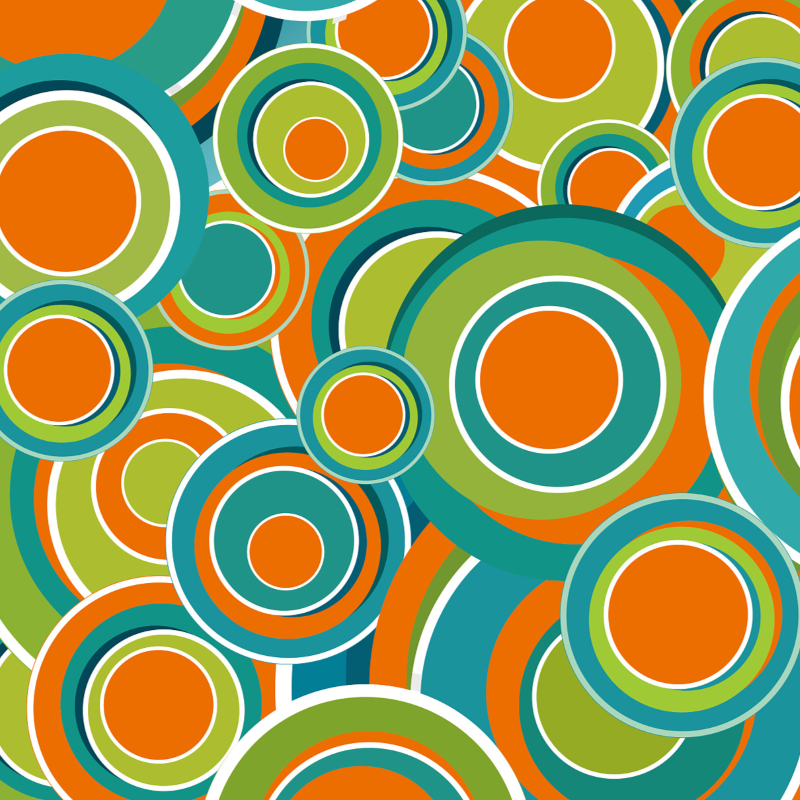
#> input picture 176-李岩杰/06_Kmeans算法/colorcircle.png, 800 x 800 px
$ python bd_Kmeans.py
#> lines starting #> are read from the running program, lines starting #| are printed output that depends on the picture
# coding: utf-8
import cv2
import numpy as np
import matplotlib.pyplot as plt

#读取原始图像
img = cv2.imread('colorcircle.png')
#> img is the input picture: shape (800, 800, 3); mean B, G, R 88.9, 155, 145.7
print (img.shape)
#| (800, 800, 3)

#图像二维像素转换为一维
data = img.reshape((-1,3))
data = np.float32(data)

#停止条件 (type,max_iter,epsilon)
criteria = (cv2.TERM_CRITERIA_EPS +
            cv2.TERM_CRITERIA_MAX_ITER, 10, 1.0)

#设置标签
flags = cv2.KMEANS_RANDOM_CENTERS

#K-Means聚类 聚集成2类
compactness, labels2, centers2 = cv2.kmeans(data, 2, None, criteria, 10, flags)
#> compactness = 5.2e+09; centers2 = [[62.13, 161.1, 206.5], [141.2, 144, 28.38]]

#K-Means聚类 聚集成4类
compactness, labels4, centers4 = cv2.kmeans(data, 4, None, criteria, 10, flags)
#> compactness = 553764196.7; centers4 = [[53.58, 182.4, 155.3], [141, 143.5, 27.1], [1.66, 110.2, 235.8], [233.8, 242.1, 234.5]]

#K-Means聚类 聚集成8类
compactness, labels6, centers6 = cv2.kmeans(data, 6, None, criteria, 10, flags)
#> compactness = 270851909.9; centers6 = [[52.28, 182.3, 154.6], [96.51, 88.65, 8.69], [145.4, 149, 28.02], [1.67, 110.2, 235.8], [179.6, 207.4, 176.6], [248.3, 251.2, 250.9]]

#K-Means聚类 聚集成16类
compactness, labels7, centers7 = cv2.kmeans(data, 7, None, criteria, 10, flags)
#> compactness = 216759116; centers7 = [[248.3, 251.2, 250.9], [96.59, 88.57, 8.38], [181.1, 207.9, 175.7], [53.29, 191.5, 168.9], [1.55, 110.2, 235.8], [51.82, 170.7, 137.6], [145.4, 149, 27.9]]

#K-Means聚类 聚集成64类
compactness, labels8, centers8 = cv2.kmeans(data, 8, None, criteria, 10, flags)
#> compactness = 190160129.6; centers8 = [[149.5, 204.4, 224.1], [96.59, 88.57, 8.38], [145.3, 148.9, 27.68], [51.81, 170.7, 137.6], [189.2, 205.9, 157.4], [1.56, 110.2, 235.8], [52.5, 191.8, 167.9], [248.9, 251.4, 250.9]]

#图像转换回uint8二维类型
centers2 = np.uint8(centers2)
#> centers2 = [[62, 161, 206], [141, 144, 28]]
res = centers2[labels2.flatten()]
dst2 = res.reshape((img.shape))
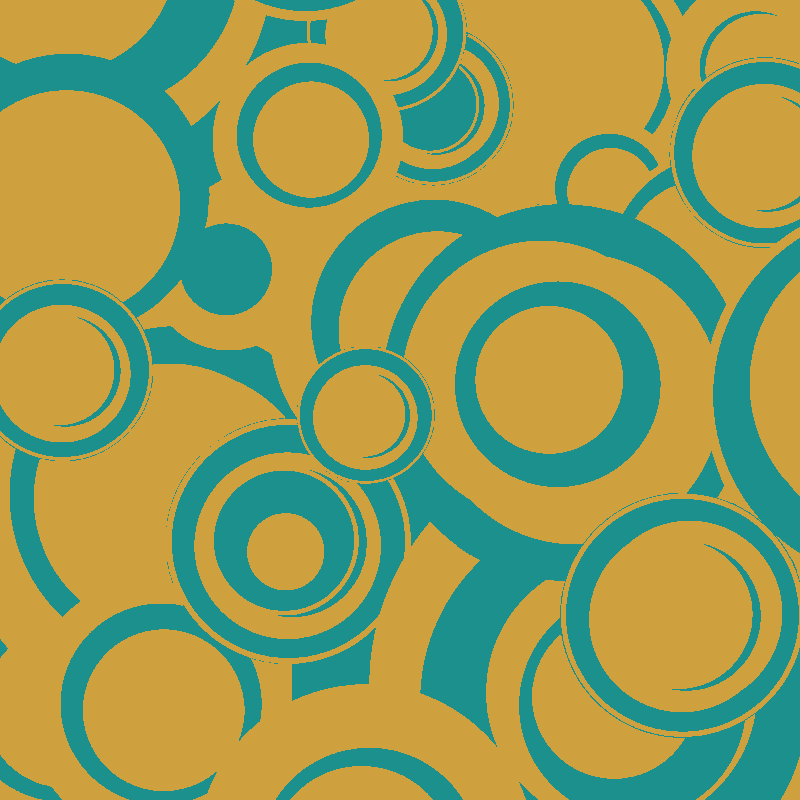
#> dst2: shape (800, 800, 3); mean B, G, R 88.8, 155.2, 145.6

centers4 = np.uint8(centers4)
#> centers4 = [[53, 182, 155], [141, 143, 27], [1, 110, 235], [233, 242, 234]]
res = centers4[labels4.flatten()]
dst4 = res.reshape((img.shape))
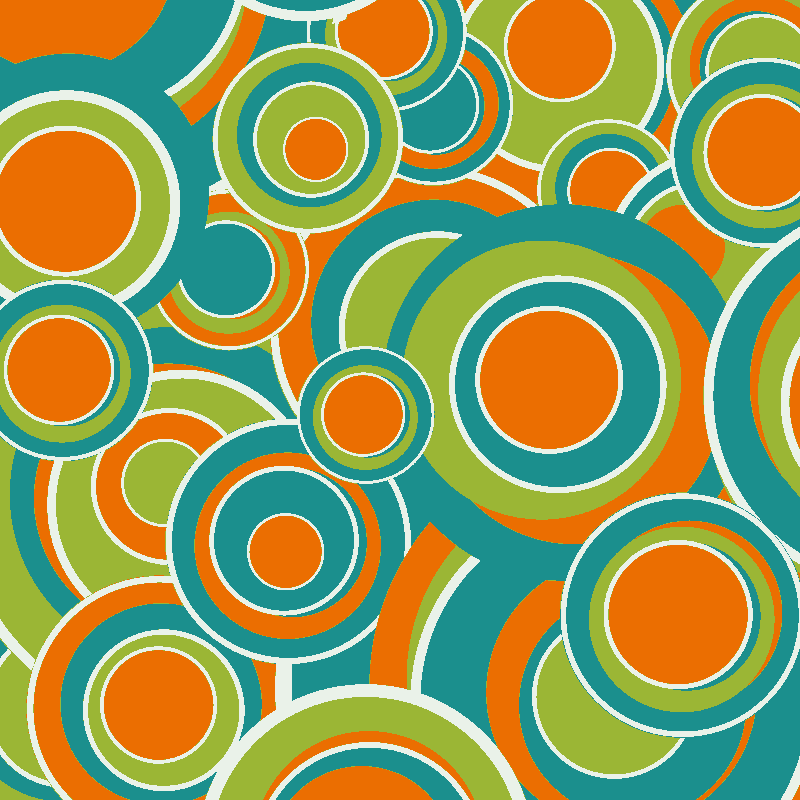
#> dst4: shape (800, 800, 3); mean B, G, R 88.5, 154.7, 145.3

centers6 = np.uint8(centers6)
#> centers6 = [[52, 182, 154], [96, 88, 8], [145, 148, 28], [1, 110, 235], [179, 207, 176], [248, 251, 250]]
res = centers6[labels6.flatten()]
dst6 = res.reshape((img.shape))
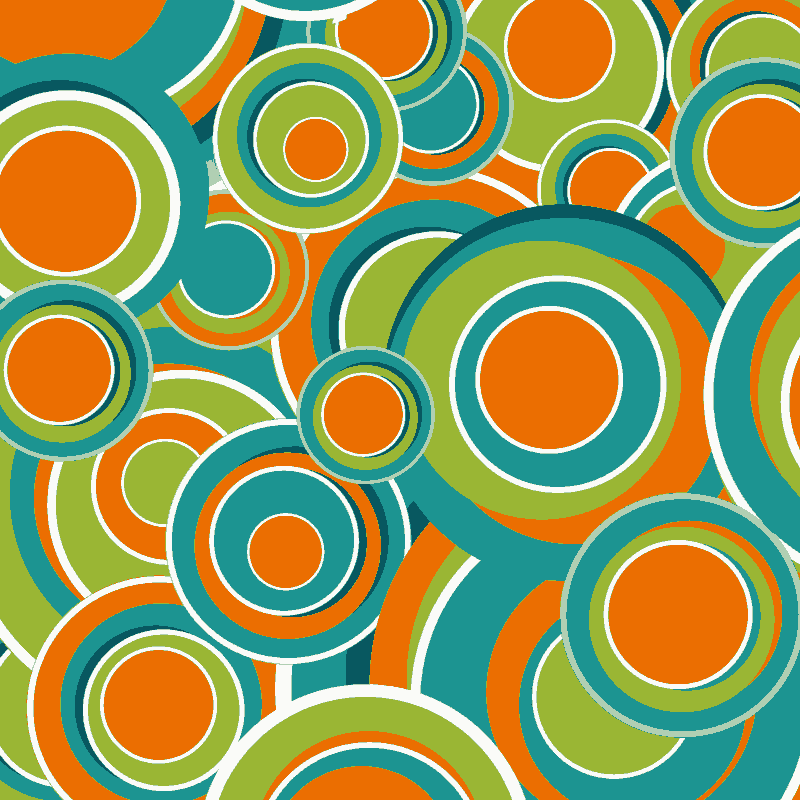
#> dst6: shape (800, 800, 3); mean B, G, R 88.5, 154.6, 145.1

centers7 = np.uint8(centers7)
#> centers7 = [[248, 251, 250], [96, 88, 8], [181, 207, 175], [53, 191, 168], [1, 110, 235], [51, 170, 137], [145, 148, 27]]
res = centers7[labels7.flatten()]
dst7 = res.reshape((img.shape))

centers8 = np.uint8(centers8)
#> centers8 = [[149, 204, 224], [96, 88, 8], [145, 148, 27], [51, 170, 137], [189, 205, 157], [1, 110, 235], [52, 191, 167], [248, 251, 250]]
res = centers8[labels8.flatten()]
dst8 = res.reshape((img.shape))

#图像转换为RGB显示
img = cv2.cvtColor(img, cv2.COLOR_BGR2RGB)
dst2 = cv2.cvtColor(dst2, cv2.COLOR_BGR2RGB)
dst4 = cv2.cvtColor(dst4, cv2.COLOR_BGR2RGB)
dst6 = cv2.cvtColor(dst6, cv2.COLOR_BGR2RGB)
dst7 = cv2.cvtColor(dst7, cv2.COLOR_BGR2RGB)
dst8 = cv2.cvtColor(dst8, cv2.COLOR_BGR2RGB)

#用来正常显示中文标签
plt.rcParams['font.sans-serif']=['SimHei']

#显示图像
titles = [u'原始图像', u'聚类图像 K=2', u'聚类图像 K=4',
          u'聚类图像 K=6', u'聚类图像 K=7',  u'聚类图像 K=8']
images = [img, dst2, dst4, dst6, dst7, dst8]
for i in range(6):
   plt.subplot(2,3,i+1), plt.imshow(images[i], 'gray'),
   plt.title(titles[i])
   plt.xticks([]),plt.yticks([])
plt.show()
